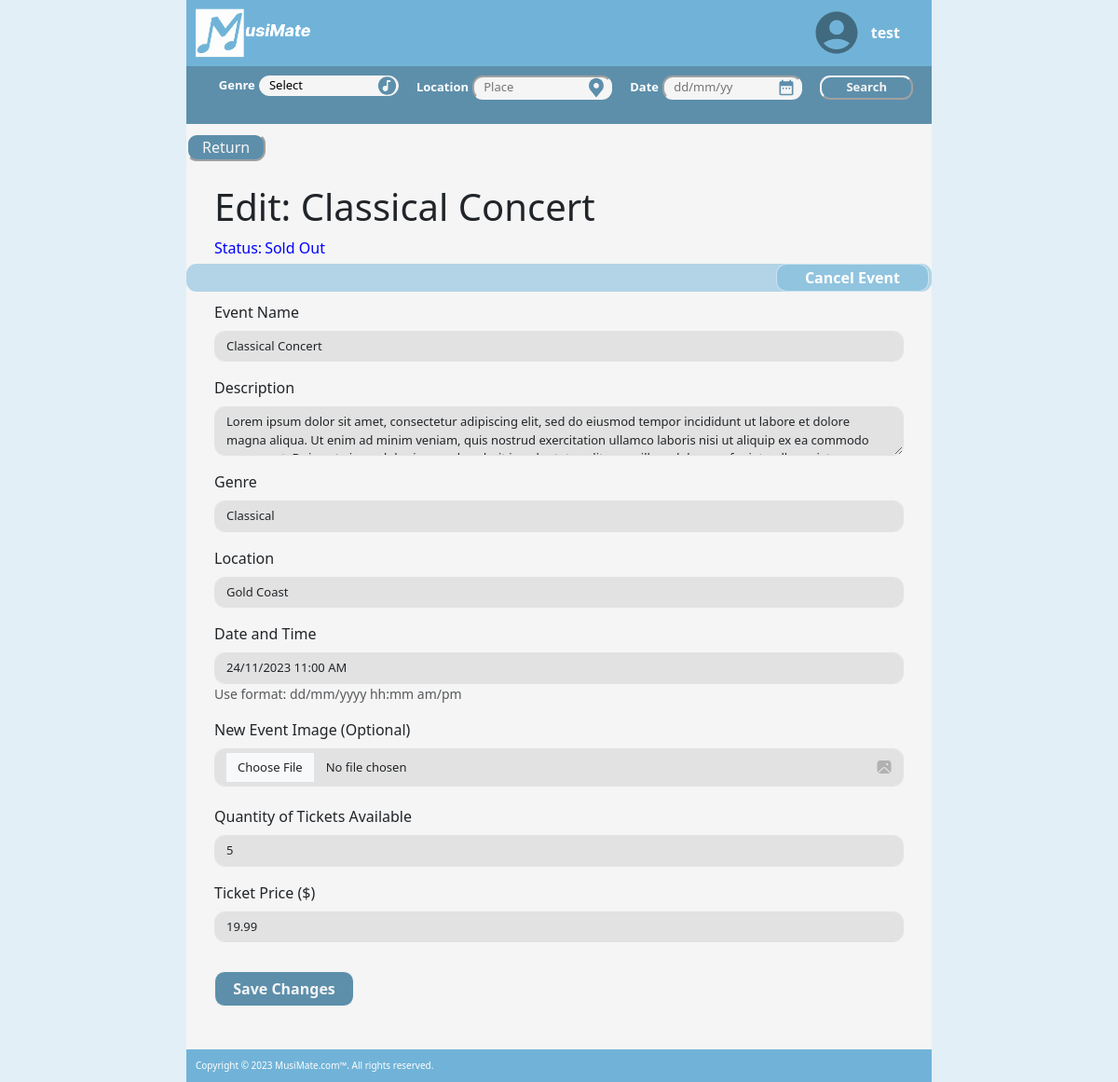
/events/edit/2 (signed in), run on an earlier commit of the app's database.
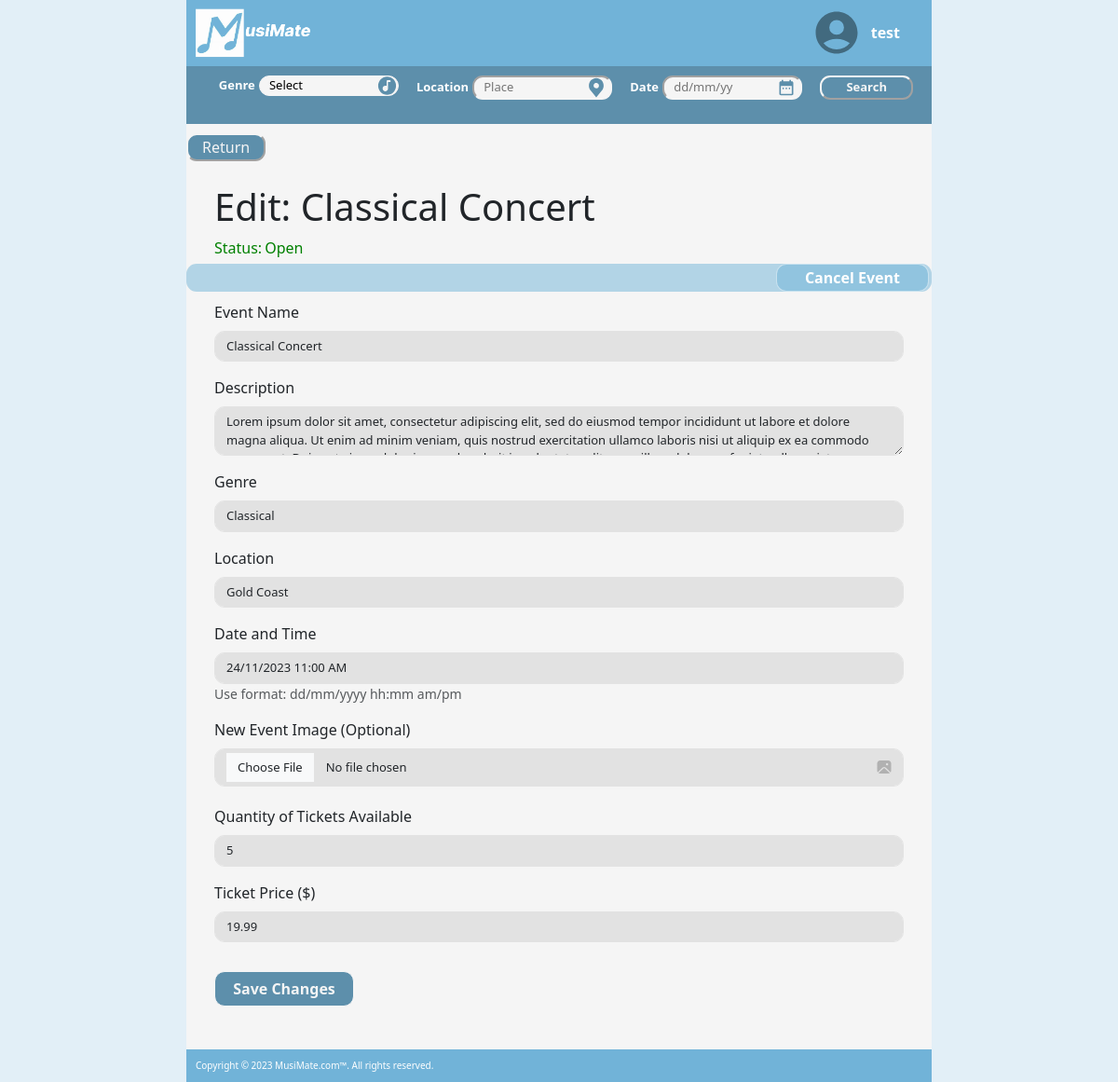
And on a later commit of the database.
### musimate/models.py (models this page shows, shortened)
class Event(db.Model):
    __tablename__ = 'events'
    id = db.Column(db.Integer, primary_key=True)
    status = db.Column(db.String(10), default='Open')
    name = db.Column(db.String(80))
    description = db.Column(db.String(200))
    genre = db.Column(db.String(40))
    location = db.Column(db.String(200))
    date = db.Column(db.DateTime)
    image = db.Column(db.String(400))
    quantity = db.Column(db.Integer)
    quantitySold = db.Column(db.Integer, default=0)
    price = db.Column(db.Float)
    user_id = db.Column(db.Integer, db.ForeignKey('users.id'))
    comments = db.relationship('Comment', backref='event')
    orders = db.relationship('Order', backref = 'event')

### musimate/events.py (the view, shortened to what this page needs)
@eventbp.route('/edit/<id>', methods=['GET', 'POST'])
@login_required
def edit(id):
    genres = db.session.scalars(db.select(Event.genre.distinct())).all()
    event = db.session.scalar(db.select(Event).where(Event.id == id))
    if (event.user != current_user):
        flash('You are not the owner of this event', 'error')
        return redirect(url_for('event.show', id=id))
    else:
        form = EditEventForm()
        if (request.method == 'GET'):
            form.name.default = event.name
            form.description.default = event.description
            form.genre.default = event.genre
            form.location.default = event.location
            form.date.default = event.date
            form.quantity.default = event.quantity
            form.price.default = event.price
            form.process()
    return render_template('events/create.html', form=form, event=event, genres=genres, selected_genre='Select', editing=True)

### musimate/forms.py
class EditEventForm(FlaskForm):
    name = StringField('Event Name', validators=[InputRequired()])
    description = TextAreaField('Description', validators=[InputRequired()])
    genre = StringField('Genre', validators=[InputRequired()])
    location = StringField('Location', validators=[InputRequired()])
    date = DateTimeField("Date and Time", validators=[InputRequired(
    )], format='%d/%m/%Y %I:%M %p', description="Use format: dd/mm/yyyy hh:mm am/pm")
    image = FileField('New Event Image (Optional)', validators=[FileAllowed(
        ALLOWED_FILE, message='Only supports PNG, JPG, png, jpg')])
    quantity = IntegerField('Quantity of Tickets Available', validators=[InputRequired(
    ), NumberRange(min=10, max=99999999999, message="please enter a quantity greater than 10")])
    price = DecimalField('Ticket Price ($)', validators=[
                         InputRequired()], render_kw={"placeholder": "00.00"})
    submit = SubmitField("Save Changes")

### musimate/templates/events/create.html
{% extends 'base.html' %}
{% from 'bootstrap5/form.html' import render_form %}
{% block content %}
<div class="row">
  <div class="d-flex justify-content-left">
    <div>
      <a class="logo" role="button" href="{{ url_for('main.index') }}">
        <button id="return" style="margin-top: 10px;">Return</button>
      </a>
    </div>
  </div>
</div>
<div class="col-md-12" style="padding-left:30px; padding-right:30px">
  {% if editing %}
  <h1 style="padding-top:10px">Edit: {{ event.name }}</h1>
  <div class="d-flex justify-content-left">
    <div>
      <p class="{{ event.status }}" style="margin-bottom:5px;"> Status:</p>
    </div>
    <div>
      <p class="{{ event.status }}" id="status" style="margin-left:3px; margin-bottom:5px;">
        {{ event.status }}</p>
    </div>
  </div>
  {% else %}
  <h1 style="padding-top:10px">Create Event</h1>
  {% endif %}
</div>
<div class="break">
  {% if editing %}
  <div class="d-flex justify-content-end align-items-center" style=" height:100%">
    {% if event.status == "Cancelled" %}
    <a class="breakButton" href="{{ url_for('event.change_status', id=event.id, status='Open') }}">Open Event</a>
    {% elif (event.status == "Open") or (event.status == "Sold Out") %}
    <a class="breakButton" href="{{ url_for('event.change_status', id=event.id, status='Cancelled') }}">Cancel Event</a>
    {% endif %}
  </div>
  {% endif %}
</div>
<div class="col-md-12" style="padding-left:30px; padding-right:30px">
  {{ render_form(form) }}
</div>
{% endblock %}

What changed in the data, as far as the page shows it:
changed Event "Classical Concert": status "Sold Out" → "Open"
